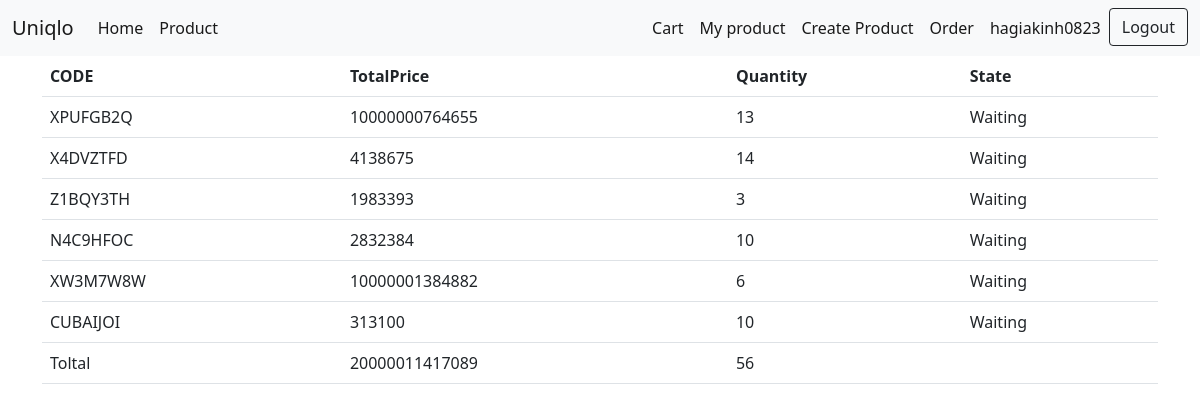
Screenshot of /order/ (signed in) with the database file from the repository.
### order/models.py (models this page shows, shortened)
class Order(models.Model):
    user = models.ForeignKey(User, on_delete=models.CASCADE)
    code = models.CharField(default="XXXXXXX", max_length=256)
    state = models.CharField(default="Waiting", max_length=256)
    totalprice = models.IntegerField(default=0)
    quantity = models.IntegerField(default=0)
    date = models.DateTimeField(auto_now=True)

### appUser/views.py (the view)
# urls.py: path('order/', views.orderUser, name ='order'),
@login_required
def orderUser(request):
    orders = Order.objects.filter(user=request.user)
    totalprice=0
    quantity=0
    for order in orders:
        totalprice += order.totalprice
        quantity += order.quantity
    return render(request, 'user/order.html', {'orders': orders, 'totalprice': totalprice, 'quantity': quantity})

### templates/user/order.html
{% extends "base/base.html" %}
{% block block_body %}
<form action="" method="POST">
<table class="table">
    <tr>
        <th>CODE</th>
        <th>TotalPrice</th>
        <th>Quantity</th>
        <th>State</th>
    </tr>
    {% for order in orders %}
    <tr>
        <td>{{order.code}}</td>
        <td>{{order.totalprice}}</td>
        <td>{{order.quantity}}</td>
        <td>{{order.state}}</td>
    </tr>
    {% endfor %}
    <tr>
        <td>Toltal</td>
        <td>{{totalprice}}</td>
        <td>{{quantity}}</td>
        <td></td>
    </tr>
</table>
</form>
{% endblock %}

### templates/base/base.html (shortened to what this page needs)
<!doctype html>
<html lang="en">
{% load static %}
<head>
    <link href="https://cdn.jsdelivr.net/npm/bootstrap@5.0.0-beta1/dist/css/bootstrap.min.css" rel="stylesheet"
>
    <link rel="stylesheet" href={% static 'css/style.css' %}>
</head>
<body>
    {% block block_body_not_nav %}
    <nav class="navbar navbar-expand-lg navbar-light bg-light">
        <div class="container-fluid">
            <a class="navbar-brand" href="{% url 'home:index' %}">Uniqlo</a>
            <div class="collapse navbar-collapse" id="navbarSupportedContent">
                <ul class="navbar-nav w-100">
                    <li class="nav-item">
                        <a class="nav-link active" aria-current="page" href="{% url 'home:index' %}">Home</a>
                    </li>
                    <li class="nav-item">
                        <a class="nav-link active" aria-current="page" href="{% url 'appProduct:product' %}">Product</a>
                    </li>
                    <li class="nav-item  ms-auto">
                        <a class="nav-link active" aria-current="page" href="{% url 'order:basket' %}">Cart
                            </a>
                    </li>
                    {% if user.is_authenticated %}
                    <li class="nav-item">
                        <a class="nav-link active" aria-current="page" href="{% url 'appProduct:productuser' %}">My
                            product</a>
                    </li>
                    <li class="nav-item">
                        <a class="nav-link active" aria-current="page"
                            href="{% url 'appProduct:createproduct' %}">Create Product</a>
                    </li>
                    <li class="nav-item">
                        <a class="nav-link active" aria-current="page"
                            href="{% url 'appUser:order' %}">Order</a>
                    </li>
                    <li class="nav-item">
                        <a class="nav-link active" aria-current="page"
                            href="{% url 'appUser:userInfo' %}">{{user.username }}
                        </a>
                    </li>
                    <li class="nav-item">
                        <form action="{% url 'register:logout' %}" method="POST">
                            <button type="submit" class="btn btn-outline-dark">Logout</button>
                        </form>
                    </li>
                    {%endif%}
                </ul>
            </div>
        </div>
    </nav>
    <div class="container">
        {% block block_body %}
        {% endblock %}
        {% endblock block_body_not_nav %}
    </div>
</body>
</html>

### rows the page displays
Order: code "XPUFGB2Q", totalprice "10000000764655", quantity "13", state "Waiting"
Order: code "X4DVZTFD", totalprice "4138675", quantity "14", state "Waiting"
Order: code "Z1BQY3TH", totalprice "1983393", quantity "3", state "Waiting"
Order: code "N4C9HFOC", totalprice "2832384", quantity "10", state "Waiting"
Order: code "XW3M7W8W", totalprice "10000001384882", quantity "6", state "Waiting"
Order: code "CUBAIJOI", totalprice "313100", quantity "10", state "Waiting"

### other values shown
{{ user.username }} "hagiakinh0823"
{{ totalprice }} "20000011417089"
{{ quantity }} "56"
